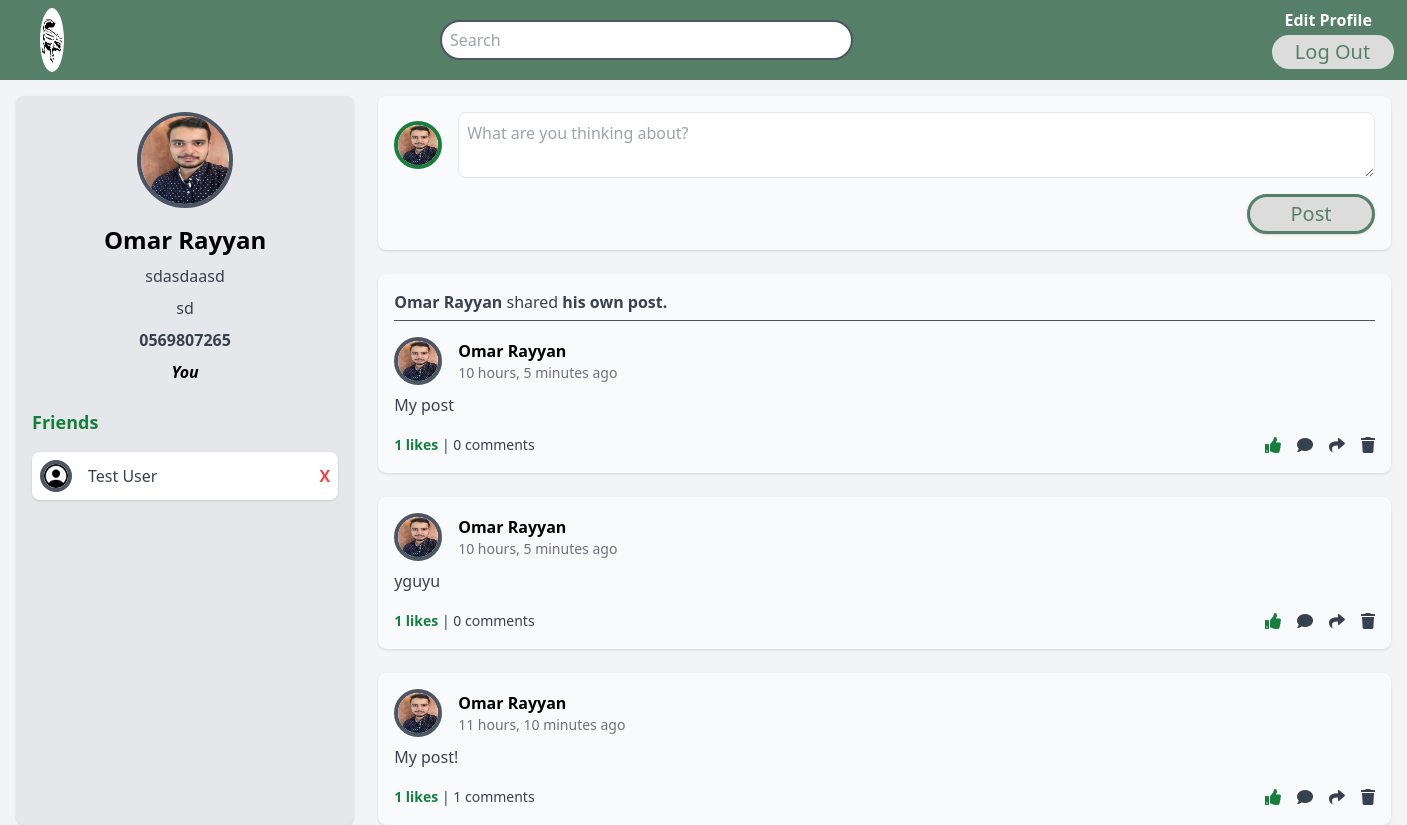
Screenshot of /social/profile/2 (signed in) with the database file from the repository.
### users_app/models.py (models this page shows, shortened)
class User(models.Model):
    first_name = models.CharField(max_length=45)
    last_name = models.CharField(max_length=45)
    profile_picture = models.ImageField(upload_to='profile_pics/', default='profile_pics/default.jpg')
    email = models.CharField(max_length=255)
    password = models.CharField(max_length=255)
    date_of_birth = models.DateField()
    gender = models.CharField(max_length=45)
    last_activity = models.DateTimeField(default=datetime.now)
    created_at = models.DateTimeField(auto_now_add=True)
    updated_at = models.DateTimeField(auto_now=True)
    objects = UserManager()
    def full_name(self):
        return f"{self.first_name} {self.last_name}"
    def is_online(self):
        now = timezone.now()
        if self.last_activity > now - timedelta(minutes=5):
            return True
        return False

### social_app/models.py (models this page shows)
class PersonalDetails(models.Model):
    user = models.ForeignKey(User, on_delete=models.CASCADE, related_name="personal_details")
    bio = models.TextField()
    location = models.TextField()
    workplace = models.TextField()
    phone_number = models.TextField()
    relationship_status = models.TextField()
    created_at = models.DateTimeField(auto_now_add=True)
    updated_at = models.DateTimeField(auto_now=True)
    objects = PersonalDetailsManager()

class Post(models.Model):
    content = models.TextField()
    creator = models.ForeignKey(User, related_name = "all_posts", on_delete = models.CASCADE)
    shared = models.BooleanField(default=False)
    shared_post_id = models.IntegerField(default=0)
    created_at = models.DateTimeField(auto_now_add=True)
    updated_at = models.DateTimeField(auto_now=True)
    objects = PostsManager()

### social_app/views.py (the view)
# urls.py: path('profile/<int:id>', views.view_profile, name='view_profile'),
def view_profile(request, id):
    if not 'user_id' in request.session:
        messages.error(request, 'You must first login.', extra_tags='login')
        return redirect('/')
    user = User.objects.get_user(id)
    personal_detials = PersonalDetails.objects.get(user=user)
    friends = Friendship.objects.get_user_friends(user)
    is_friends_with_user = Friendship.objects.is_friends_with_user({'user_1': user.id, 'user_2': int(request.session['user_id'])})
    posts = Post.objects.get_user_posts(id)
    posts_with_likes = []
    for post in posts:
        post_data = {
            'post': post,
            'has_liked': Like.objects.has_user_liked_post(post.id, int(request.session['user_id']))
        }
        if post.shared:
            shared_post = Post.objects.filter(id=post.shared_post_id).first()
            if shared_post:
                post_data['shared_post'] = shared_post
        posts_with_likes.append(post_data)
    context = {
        'user': user,
        'posts_with_likes': posts_with_likes,
        'friends': friends,
        'personal_details': personal_detials,
        'is_friends_with_user': is_friends_with_user,
    }
    return render(request, 'view_profile.html', context)

### social_app/models.py (called while the page is built)
    def get_user_posts(self, user_id):
        user = User.objects.get(id=user_id)
        return Post.objects.filter(creator=user).order_by('-created_at')

    def get_user_friends(self, user):
        friendships = Friendship.objects.filter(friend_1=user) | Friendship.objects.filter(friend_2=user)
        friends = []
        for friendship in friendships:
            if friendship.friend_1 != user:
                friends.append(friendship.friend_1)
            if friendship.friend_2 != user:
                friends.append(friendship.friend_2)
        friends = list(set(friends))
        return friends

    def is_friends_with_user(self, data):
        user_1 = User.objects.get(id=data['user_1'])
        user_2 = User.objects.get(id=data['user_2'])
        if user_1 == user_2:
            return 'same_user'
        return True if self.filter(friend_2=user_1, friend_1=user_2).exists() or self.filter(friend_2=user_2, friend_1=user_1).exists() else False

    def has_user_liked_post(self, post_id, user_id):
        return self.filter(post_id=post_id, user_id=user_id).exists()

### social_app/templatetags/custom_filters.py (called while the page is built)
@register.filter
def abbreviate_number(value):
    try:
        value = int(value)
        if value >= 1_000_000:
            return f"{value / 1_000_000:.1f}M".rstrip('0').rstrip('.')
        elif value >= 1_000:
            return f"{value / 1_000:.1f}k".rstrip('0').rstrip('.')
        else:
            return str(value)
    except (ValueError, TypeError):
        return value

### users_app/models.py (called while the page is built)
    def get_user(self, id):
        return User.objects.get(id=id)

### social_app/templates/view_profile.html (shortened to what this page needs)
<!DOCTYPE html>
<html lang="en">
<head>
    <script src="https://cdn.tailwindcss.com"></script>
    <link rel="stylesheet" href="https://cdnjs.cloudflare.com/ajax/libs/font-awesome/5.15.3/css/all.min.css" />
    {% load custom_filters %}
    {% load static %}
    <link rel="stylesheet" href="{% static 'css/home.css' %}" />
</head>
<body class="bg-gray-100 min-h-screen flex flex-col">
    <header class="bg-green-700 p-4 flex items-center" id="navbar">
        <div class="rounded-full flex items-center justify-center">
          <a href="{% url 'home' %}"><img src="{% static 'img/logo.png' %}" id="logo" class="h-12 w-12" alt="Logo" /></a>
        </div>
        <form action="{% url 'search' %}" method="post">
            <input type="search" placeholder="Search" name="search" class="flex w-[50vh] p-2 rounded-full border-2 border-gray-600" id="search" />
          </form>
        <div>
          {% if user.id == request.session.user_id %}
            <a href="{% url 'view_edit_profile_page' %}" class="text-white px-4 py-2 ml-4 rounded font-bold hover:text-gray-300 transition-colors duration-200">Edit Profile</a>
          {% else %}
          <a href="{% url 'view_profile' request.session.user_id %}" class="text-white px-4 py-2 ml-4 rounded font-bold hover:text-gray-300 transition-colors duration-200">My Profile</a>
          {% endif %}
          <a href="{% url 'logout' %}"><button class="text-white bg-green-800 px-4 py-0 ml-4 rounded hover:bg-green-900" id="button">Log Out</button></a>
        </div>
      </header>
    <main class="flex-grow mt-4 flex px-4 space-x-6">
        <aside class="w-1/4 bg-gray-200 p-4 rounded-lg shadow">
            <div class="text-center">
                <img src="{% if user.profile_picture.url %} {{ user.profile_picture.url }} {% else %} {% static 'imgs/default-profile.png' %} {% endif %}" alt="Profile of user" class="h-24 w-24 mx-auto rounded-full border {% if user.is_online %} border-4 border-green-700 {% else %} border-4 border-gray-600 {% endif %}">
                <h2 class="text-2xl font-bold mt-4">{{ user.first_name }} {{ user.last_name }}</h2>
                <p class="mt-2 text-gray-700">{{ personal_details.bio }}</p>
                <p class="mt-2 text-gray-700">{{ personal_details.workplace }}</p>
                <p class="mt-2 font-semibold text-gray-700">{{ personal_details.phone_number }}</p>
                {% if is_friends_with_user == False %}
                    <form action="{% url 'add_friend' %}" method="post">
                        {% csrf_token %}
                        <input type="hidden" name="friend_id" value="{{ user.id }}">
                        <button class="text-white" id="friendbutton">Add Friend</button>
                    </form>
                {% elif is_friends_with_user == True %}
                    <form action="{% url 'remove_friend' %}" method="post">
                        {% csrf_token %}
                        <input type="hidden" name="friend_id" value="{{ user.id }}">
                        <button class="text-white" id="friendbutton">Remove Friend</button>
                    </form>
                {% else %}
                    <p class="font-bold italic">You</p>
                {% endif %}
            </div>
            <div class="mt-6">
                <h3 class="text-lg font-bold text-green-700">Friends</h3>
                <div class="space-y-4 mt-4">
                    {% for friend in friends %}
                        <div class="friend-container flex items-center bg-white p-2 rounded-lg shadow">
                            <a href="{% url 'view_profile' friend.id %}"><img src="{% if friend.profile_picture.url %} {{ friend.profile_picture.url }} {% else %} {% static 'imgs/default-profile.png' %} {% endif %}" alt="Profile of user" class="h-8 w-8 rounded-full {% if friend.is_online %} border-4 border-green-700 {% else %} border-4 border-gray-600 {% endif %}"></a>
                            <div class="ml-4 text-gray-700 flex-grow">
                                <a href="{% url 'view_profile' friend.id %}">{{ friend.first_name }} {{ friend.last_name }}</a>
                            </div>
                            {% if user.id == request.session.user_id %}
                                <button class="remove-friend-btn text-red-500 font-bold" data-friend-id="{{ friend.id }}" alt="Remove Friend">X</button>
                            {% endif %}
                        </div>
                    {% empty %}
                        <div class="friend-container flex items-center bg-white p-2 rounded-lg shadow">
                            <p>This user does not have any friends yet.</p>
                        </div>
                    {% endfor %}
                </div>
            </div>
        </aside>
        <section class="w-3/4 space-y-6">
            {% if user.id == request.session.user_id %}
                <form action="{% url 'create_post' %}" method="post">
                    <div class="bg-gray-50 p-4 rounded-lg shadow mb-6">
                    <div class="flex items-center mb-4">
                        <a href="{% url 'view_profile' user.id %}"><img src="{% if user.profile_picture.url %} {{ user.profile_picture.url }} {% else %} {% static 'imgs/default-profile.png' %} {% endif %}" alt="Profile" class="h-12 w-12 rounded-full border-4 border-green-700" /></a>
                        <textarea name='content' placeholder="What are you thinking about?" class="ml-4 flex-grow p-2 border rounded-lg focus:border-green-700 focus:outline-none"></textarea>
                    </div>
                    <div class="text-right">
                        <button class="bg-green-700 text-white px-6 py-0 rounded shadow hover:bg-green-600 transition" id="button">Post</button>
                    </div>
                    </div>
                </form>
            {% endif %}
            {% for item in posts_with_likes %}
            <div class="bg-gray-50 p-4 rounded-lg shadow mb-6 post-container">
            {% if item.post.shared %}
                <p class="text-gray-700 mb-4 border-b pb-[0.7vh] border-gray-600"><span class="font-bold"><a href="{% url 'view_profile' item.post.creator.id %}">{{ item.post.creator.full_name }}</a></span> shared <span class="font-bold">{% if item.post.creator == item.shared_post.creator %} his own post.{% else %} <a href="{% url 'view_profile' item.shared_post.creator.id %}">{{ item.shared_post.creator.full_name }}'s</a></span> post.{% endif %}</p>
                <div class="flex items-center mb-2">
                    <a href="{% url 'view_profile' item.shared_post.creator.id %}"><img src="{{ item.shared_post.creator.profile_picture.url }}" alt="Profile" class="h-12 w-12 rounded-full
                        {% if item.shared_post.creator.is_online %}
                            border-4 border-green-700
                        {% else %}
                            border-4 border-gray-600
                        {% endif %}" /></a>
                {% else %}
            <div class="flex items-center mb-2">
                <a href="{% url 'view_profile' item.post.creator.id %}"><img src="{{ item.post.creator.profile_picture.url }}" alt="Profile" class="h-12 w-12 rounded-full
                        {% if item.post.creator.is_online %}
                            border-4 border-green-700
                        {% else %}
                            border-4 border-gray-600
                        {% endif %}" /></a>
            {% endif %}
                <div class="ml-4">
                    {% if item.post.shared %}
                    <h3 class="font-bold"><a href="{% url 'view_profile' item.shared_post.creator.id %}">{{ item.shared_post.creator.full_name }}</a></h3>
                    {% else %}
                    <h3 class="font-bold"><a href="{% url 'view_profile' item.post.creator.id %}">{{ item.post.creator.full_name }}</a></h3>
                    {% endif %}
                <p class="text-gray-500 text-sm">{{ item.post.created_at|timesince }} ago</p>
                </div>
            </div>
            <p class="text-gray-700 mb-4"><a href="{% url 'view_post' item.post.id %}">{{ item.post.content }}</a></p>
            <div class="flex items-center justify-between text-gray-700">
                <p class="text-sm">
                <span class="font-bold text-green-700 like-count"><a href="{% url 'view_post' item.post.id %}">{{ item.post.likes.count|abbreviate_number }} likes </span> | {{ item.post.comments.count|abbreviate_number }} comments</a>
                </p>
                <div class="flex items-center space-x-4">
                <button class="like-btn {% if item.has_liked %} text-green-700 {% else %} text-gray-700 hover:text-green-700 {% endif %}" data-post-id="{{ item.post.id }}">
                    <i class="fas fa-thumbs-up"></i>
                </button>
                    <button class="text-gray-700 hover:text-green-700"><a href="{% url 'view_post' item.post.id %}"><i class="fas fa-comment"></i></a></button>
                <form action="{% url 'share_post' %}" method="post">
                    <button class="text-gray-700 hover:text-green-700"><i class="fas fa-share"></i></button>
                </form>
                {% if item.post.creator.id == request.session.user_id %}
                    <button class="delete-post-btn text-gray-700 hover:text-red-600" data-post-id="{{ item.post.id }}">
                        <i class="fas fa-trash"></i>
                    </button>
                {% endif %}
                </div>
            </div>
            </div>
            {% empty %}
                <div class="friend-container flex items-center bg-white p-2 rounded-lg shadow">
                    <p>This user does not have any posts yet.</p>
                </div>
            {% endfor %}
        </section>
    </main>
</body>
</html>

### social_app/static/css/home.css (style rules this page uses)
#navbar { background-color: #558067; height: 10vh; }
#logo { width: 8vh; height: 8vh; border-radius: 50%; margin: 0 0 0 3vh; }
#button { background-color: rgb(220, 220, 220); color: #558067; border: #558067 solid 0.4vh; font-size: 2.5vh; border-radius: 80vh; height: 5vh; width: 16vh; }
#search { height: 5vh; margin: 0 50vh 0 50vh; }

### rows the page displays
User: profile_picture (picture), first_name "Omar", last_name "Rayyan"
PersonalDetails: bio "sdasdaasd", workplace "sd", phone_number "0569807265"
User: profile_picture (placeholder picture), first_name "Test", last_name "User"
Post: post.creator.full_name "Omar Rayyan", shows "his own post.", shared_post.creator.profile_picture (picture), shared_post.creator.full_name "Omar Rayyan", post.created_at "10 hours, 5 minutes", post.content "My post", post.likes.count|abbreviate_number "1", post.comments.count|abbreviate_number "0"
Post: post.creator.profile_picture (picture), post.creator.full_name "Omar Rayyan", post.created_at "10 hours, 5 minutes", post.content "yguyu", post.likes.count|abbreviate_number "1", post.comments.count|abbreviate_number "0"
Post: post.creator.profile_picture (picture), post.creator.full_name "Omar Rayyan", post.created_at "11 hours, 10 minutes", post.content "My post!", post.likes.count|abbreviate_number "1", post.comments.count|abbreviate_number "1"
